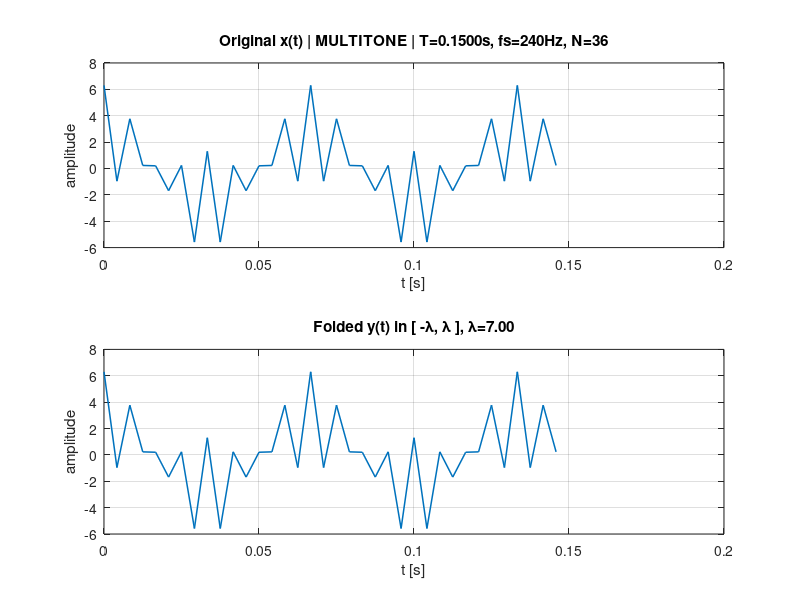
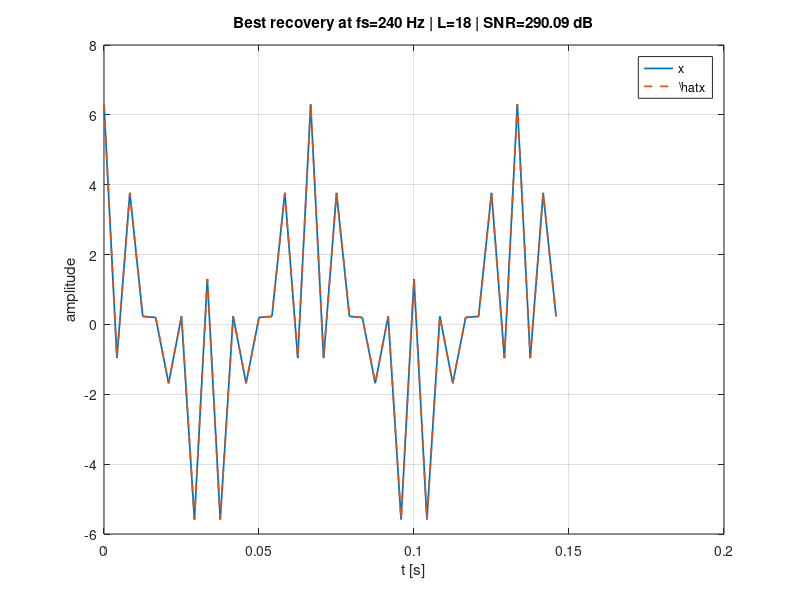
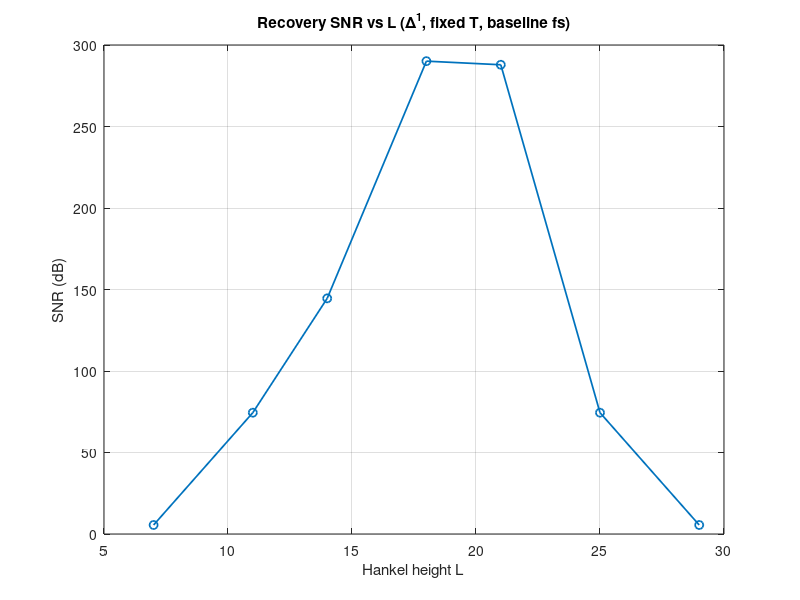

Reproduce these figures in MATLAB, in order. (Note: this script raises an error after producing the figures.)
function demo_unlimited_rpca_fixedT_multitone()
% RPCA recovery under modulo folding with fixed duration T.
rng(0);

%% -------- 0) User params (edit here) --------
T        = 0.15;        % total duration [s] (fixed)
fs0      = 240;        % baseline sampling rate [Hz]
lambda   = 7.0;         % folding threshold (range [-lambda,lambda])

% ===== Pick exactly one =====
% Option A: explicit multitone (YOU set freqs/amps/phis)
signal.type  = 'multitone';
signal.freqs = [120 225 330];           % Hz  (edit me)
signal.amps  = [2.0  2.5 1.8];         %     (edit me)
signal.phis  = pi*[0 0 0];       % rad (edit me)

% Option B: random multitone (uncomment to use)
% signal.type     = 'multitone_random';
% signal.K        = 6;               % number of tones
% signal.f_range  = [50 350];        % Hz
% signal.a_range  = [0.4 1.5];       % amplitudes
% signal.phi_mode = 'uniform';       % 'uniform' or 'zero'
% signal.min_df   = 10;              % min spacing in Hz (optional)

% For other built-ins, you can still choose:
% 'mono','dual','multitone5','multitone7','am','fm','chirp','damped',
% 'trend_plus_tone','piecewise_constant','square_bandlimited','spikes_plus_tone'
% (Those branches remain available; see make_signal)

% Common tone params (used by some built-ins)
signal.A1=2.0; signal.f1=120; signal.phi1=0.30*pi;
signal.A2=1.2; signal.f2=300; signal.phi2=-0.55*pi;

% Extra params (used by certain types)
signal.am_m   = 0.6;   signal.am_fm = 20;
signal.fm_beta= 0.7;   signal.fm_fm = 18;
signal.chirp_f0 = 60;  signal.chirp_B = 240;
signal.damp_rho = 0.997;
signal.trend_c1 = 0.5; signal.trend_c2 = 0.0;
signal.square_f0 = 60; signal.square_K = 9;
signal.spike_ct = 10;

% RPCA/IALM options
opts = struct('tol',1e-7,'max_iter',1000,'verbose',1);

%% -------- 1) Baseline at fs0 --------
N0 = max(8, round(T*fs0));
t0 = (0:N0-1)/fs0;

[x0, meta0] = make_signal(t0, signal, fs0);
dord = meta0.diff_order; if isempty(dord), dord = 1; end

% Fold
y0 = fold_centered(x0, lambda);

% Show original vs folded
figure('Name','Original vs Folded (fixed T)','Color','w');
subplot(2,1,1); plot(t0, x0, 'LineWidth',1.1); grid on;
title(sprintf('Original x(t) | %s | T=%.4fs, fs=%.0fHz, N=%d', ...
      upper(signal.type), T, fs0, N0));
xlabel('t [s]'); ylabel('amplitude');
subplot(2,1,2); plot(t0, y0, 'LineWidth',1.1); grid on;
title(sprintf('Folded y(t) in [ -\\lambda, \\lambda ], \\lambda=%.2f', lambda));
xlabel('t [s]'); ylabel('amplitude');

% Wrap density diag
ktrue0 = round((x0 - y0)/(2*lambda));
wraps0 = find(diff(ktrue0)~=0);
fprintf('[BASE] wraps=%d  (%.2f%% of samples)\n', numel(wraps0), 100*numel(wraps0)/N0);

%% -------- 2) Hankel on Δ^d y + RPCA at fs0 (L sweep) --------
D_y0  = apply_diff(y0, dord);
m0    = numel(D_y0);
r_est = meta0.r_est; if isempty(r_est), r_est = estimate_rank_from_dx(D_y0); end
[L_list0, L_feasible] = pick_L_list(m0, r_est);
if ~L_feasible
    warning('Not enough samples at baseline: m=%d, r_est=%d. Skipping RPCA.', m0, r_est);
else
    snr_list = nan(size(L_list0));
    best = struct('snr', -inf);

    fprintf('\n--- RPCA on Hankel(Δ^%d y) at fs0: sweeping feasible L ---\n', dord);
    for ii=1:numel(L_list0)
        L = L_list0(ii);
        H = hankel_from_vector(D_y0, L);

        % Normalize to stabilize PCP
        scaleH = median(abs(H(:)) + eps);
        Hn = H / scaleH;

        % PCP
        lam_pcp = 1/sqrt(max(size(Hn)));
        [HLn, ~, out] = rpca_pcp(Hn, lam_pcp, opts);
        HL = HLn * scaleH;

        % Back to signal
        D_hat = dehankel_to_vector(HL);
        x_hat = integrate_from_diffs(y0, D_hat, dord);
        kstar = median( round( (x_hat - y0)/(2*lambda) ) );
        x_hat = x_hat - 2*lambda*kstar;

        % Quality
        snr_list(ii) = 20*log10( max(norm(x0),eps) / max(norm(x0 - x_hat),eps) );
        fprintf('  L=%3d | %dx%d | relres=%.2e | SNR=%.2f dB\n', ...
                L, size(H,1), size(H,2), out.relres, snr_list(ii));

        if snr_list(ii) > best.snr
            best = struct('L',L,'x_hat',x_hat,'D_hat',D_hat,'HL',HL,'snr',snr_list(ii));
        end
    end

    % Plots
    figure('Name','Recovery at fs0 (best L)','Color','w');
    plot(t0, x0, 'LineWidth',1.25); hold on;
    plot(t0, best.x_hat, '--', 'LineWidth',1.25); grid on;
    xlabel('t [s]'); ylabel('amplitude');
    title(sprintf('Best recovery at fs=%.0f Hz | L=%d | SNR=%.2f dB', fs0, best.L, best.snr));
    legend('x','\hat{x}','Location','best');

    if numel(L_list0)>1
        figure('Name','Effect of Hankel height (fs0)','Color','w');
        plot(L_list0, snr_list, 'o-','LineWidth',1.25); grid on;
        xlabel('Hankel height L'); ylabel('SNR (dB)');
        title(sprintf('Recovery SNR vs L (Δ^%d, fixed T, baseline fs)', dord));
    end
end

%% -------- 3) Sweep fs with fixed T (N varies; tiny-N OK) --------
fs_min = 240; fs_max = 2e4; npts = 200;
fs_vec = round(logspace(log10(fs_min), log10(fs_max), npts));

err_rel = nan(size(fs_vec));
snr_db  = nan(size(fs_vec));
wrap_pct = nan(size(fs_vec));

fprintf('\n--- Sweep fs with fixed T=%.4fs (tiny-N enabled) ---\n', T);
for kk=1:numel(fs_vec)
    fs_k = fs_vec(kk);
    N_k  = max(8, round(T*fs_k));
    t_k  = (0:N_k-1)/fs_k;

    % signal at fs_k
    [x_k, meta_k] = make_signal(t_k, signal, fs_k);
    dord_k = meta_k.diff_order; if isempty(dord_k), dord_k = 1; end

    % fold
    y_k = fold_centered(x_k, lambda);

    % wrap density
    ktrue_k = round((x_k - y_k)/(2*lambda));
    wraps_k = find(diff(ktrue_k)~=0);
    wrap_pct(kk) = 100*numel(wraps_k)/N_k;

    % Hankel(Δ^d y) with feasible L
    D_yk = apply_diff(y_k, dord_k);
    m_k  = numel(D_yk);

    r_est_k = meta_k.r_est; if isempty(r_est_k), r_est_k = estimate_rank_from_dx(D_yk); end
    [L_listk, feasible] = pick_L_list(m_k, r_est_k);
    if ~feasible, continue; end

    L_k = L_listk(round(numel(L_listk)/2)); % near-balanced feasible
    H_k = hankel_from_vector(D_yk, L_k);
    scaleH = median(abs(H_k(:)) + eps);
    Hn_k = H_k / scaleH;

    lam_pcp = 1/sqrt(max(size(Hn_k)));
    [HLn_k, ~, outk] = rpca_pcp(Hn_k, lam_pcp, opts); 
    HL_k = HLn_k * scaleH;

    D_hat_k = dehankel_to_vector(HL_k);
    x_hat_k = integrate_from_diffs(y_k, D_hat_k, dord_k);
    kstar_k = median( round( (x_hat_k - y_k)/(2*lambda) ) );
    x_hat_k = x_hat_k - 2*lambda*kstar_k;

    err_rel(kk) = norm(x_k - x_hat_k) / max(norm(x_k), eps);
    snr_db(kk)  = 20*log10( max(norm(x_k),eps) / max(norm(x_k - x_hat_k),eps) );
end

% Plots
figure('Name','Error vs Sampling (fixed T, tiny-N OK)','Color','w');
subplot(1,2,1);
semilogx(fs_vec, err_rel, 'o-','LineWidth',1.25); grid on; hold on;
yyaxis right; semilogx(fs_vec, wrap_pct, 's--','LineWidth',1.1);
ylabel('Wrap density (%)');
yyaxis left; xlabel('Sampling frequency f_s (Hz)');
ylabel('Relative error  ||x-\hat{x}||/||x||');
title(sprintf('Fixed T=%.4fs: error & wrap density vs f_s (%s)', T, signal.type));
legend('Rel. error','Wrap density','Location','best');

subplot(1,2,2);
semilogx(fs_vec, snr_db, 'o-','LineWidth',1.25); grid on;
xlabel('Sampling frequency f_s (Hz)');
ylabel('SNR (dB)');
title('Fixed T: recovery SNR vs f_s');

%% -------- Find fs where error < 0.05% and report wrap density ----------
target_err = 5e-4;   % 0.05%
valid = ~isnan(err_rel);
candidates = find(valid & err_rel <= target_err);

if isempty(candidates)
    fprintf('[TARGET] No fs in the current sweep met rel. error < %.4g.\n', target_err);
else
    [~, idx_in_candidates_sorted] = min(fs_vec(candidates));
    idx_star = candidates(idx_in_candidates_sorted);
    fs_star   = fs_vec(idx_star);
    err_star  = err_rel(idx_star);
    snr_star  = snr_db(idx_star);
    wrap_star = wrap_pct(idx_star);
    N_star    = round(T * fs_star);
    fprintf('[TARGET] rel. error %.4g at fs = %.0f Hz (N = %d)\n', err_star, fs_star, N_star);
    fprintf('         Wrap density: %.2f%%   |   SNR: %.2f dB   |   type: %s\n', ...
            wrap_star, snr_star, signal.type);
end


%% ================= helpers =================
function y = fold_centered(x, lambda)
    y = mod(x + lambda, 2*lambda) - lambda;
end

function D = apply_diff(x, order)
    if isempty(order), order = 1; end
    if order==1
        D = diff(x);
    elseif order==2
        D = diff(diff(x));
    else
        error('Only order 1 or 2 supported.');
    end
end

function x_hat = integrate_from_diffs(y, D_hat, order)
    if order==1
        x_hat = [y(1), y(1) + cumsum(D_hat)];
    else
        d1 = [D_hat(1), cumsum(D_hat)];
        x_hat = [y(1), y(1) + cumsum(d1)];
    end
end

function H = hankel_from_vector(v, L)
    N = numel(v); M = N - L + 1;
    if M <= 0, error('Hankel height L too large for length %d.', N); end
    H = hankel(v(1:L), v(L:N));
end

function v = dehankel_to_vector(H)
    [L,M] = size(H); Lm = L + M - 1;
    v = zeros(1, Lm); c = zeros(1, Lm);
    for i=1:L
        for j=1:M
            k=i+j-1; v(k)=v(k)+H(i,j); c(k)=c(k)+1;
        end
    end
    v = v ./ c;
end

% ---------- RPCA (PCP via IALM) ----------
function [L,S,out] = rpca_pcp(M, lambda, opts)
    if ~isfloat(M), M = double(M); end
    [m,n] = size(M);
    if ~exist('lambda','var') || isempty(lambda), lambda = 1/sqrt(max(m,n)); end
    if ~exist('opts','var') || isempty(opts), opts = struct(); end
    tol = get_opt(opts,'tol',1e-7); max_iter = get_opt(opts,'max_iter',1000);
    verbose = get_opt(opts,'verbose',1); mu = get_opt(opts,'mu',[]);
    mu_factor = get_opt(opts,'mu_factor',1.5); mu_max = get_opt(opts,'mu_max',1e7);

    normM = norm(M,'fro'); 
    if normM==0, L=zeros(m,n); S=zeros(m,n);
        out=struct('iter',0,'relres',0,'obj',0,'rankL',0,'nnzS',0); return; end
    if isempty(mu)
        try smax = svds(M,1); catch, smax = norm(M,2); end
        mu = 1.25 / max(smax, eps);
    end

    L=zeros(m,n); S=zeros(m,n); Y = M / max(norm(M,2), eps);
    relres=inf; k=0; r=0; obj=NaN;
    if verbose
        fprintf('RPCA-PCP: lambda=%.3g, tol=%.1e\n', lambda, tol);
        fprintf('%5s  %10s  %10s  %8s  %8s  %8s\n','iter','relres','obj','rank(L)','nnz(S)','mu');
    end

    while (relres>tol) && (k<max_iter)
        k=k+1;
        W = M - S + (1/mu)*Y;
        [U,Sig,V]=svd(W,'econ');
        s = diag(Sig); s_shr = max(s - 1/mu, 0); r = nnz(s_shr>0);
        if r>0, L = U(:,1:r)*diag(s_shr(1:r))*V(:,1:r)'; else, L=zeros(m,n); end

        T = M - L + (1/mu)*Y;
        S = sign(T).*max(abs(T) - lambda/mu, 0);

        Z = M - L - S; Y = Y + mu*Z;
        relres = norm(Z,'fro')/normM;
        obj = sum(s_shr) + lambda*sum(abs(S(:)));
        if verbose && (mod(k,10)==0 || k==1)
            fprintf('%5d  %10.3e  %10.4e  %8d  %8d  %8.2e\n',k,relres,obj,r,nnz(S),mu);
        end
        mu = min(mu*mu_factor, mu_max);
    end
    if verbose
        fprintf('Done in %d iters, relres=%.3e, rank(L)=%d, nnz(S)=%d\n',k,relres,r,nnz(S));
    end
    out = struct('iter',k,'relres',relres,'obj',obj,'rankL',r,'nnzS',nnz(S));
end

function v = get_opt(opts, field, defaultv)
    if isfield(opts,field) && ~isempty(opts.(field)), v = opts.(field); else, v = defaultv; end
end

% ---- feasible Hankel heights for m = length(Δ^d y) ----
function [L_list, feasible] = pick_L_list(m, r_est)
    if isempty(r_est), r_est = 2; end
    Lmin = max(2, r_est+1);
    Lmax = m - Lmin + 1;
    feasible = (Lmax >= Lmin);
    if ~feasible, L_list = []; return; end
    cand = unique(round([0.3 0.4 0.5 0.6 0.7]*m));
    cand = cand(cand >= Lmin & cand <= Lmax);
    if isempty(cand), cand = floor((Lmin + Lmax)/2); end
    L_list = unique([Lmin, cand, Lmax]);
end

% ---- rank estimate from Hankel of Δx (or Δ²x) ----
function r_est = estimate_rank_from_dx(Dx)
    m = numel(Dx); if m < 8, r_est = 2; return; end
    L = max(4, floor(0.5*m)); H = hankel_from_vector(Dx, L);
    s = svd(H,'econ'); s = s / (s(1)+eps);
    cs = cumsum(s.^2)/sum(s.^2);
    r_est = find(cs>=0.999,1,'first');
    r_est = min(max(r_est,2), 30);
end

% ---- signal generator (now supports explicit & random multitone) ----
function [x, meta] = make_signal(t, P, fs)
    if nargin<3, fs = []; end
    meta = struct('diff_order',1,'r_est',[],'K_eff',[]);
    switch lower(P.type)
        case 'multitone'   % <<< YOU provide freqs/amps/phis
            assert(isfield(P,'freqs')&&isfield(P,'amps')&&isfield(P,'phis'), ...
                'For signal.type="multitone", set fields: freqs, amps, phis (rad).');
            K = numel(P.freqs);
            assert(numel(P.amps)==K && numel(P.phis)==K, 'freqs/amps/phis must match in length.');
            if ~isempty(fs) && any(P.freqs >= fs/2)
                warning('Some freqs exceed Nyquist (fs/2). Consider lowering them or raising fs.');
            end
            x = zeros(size(t));
            for k=1:K
                x = x + P.amps(k)*cos(2*pi*P.freqs(k)*t + P.phis(k));
            end
            meta.K_eff = K; meta.r_est = 2*K; meta.diff_order = 1;

        case 'multitone_random'
            assert(isfield(P,'K')&&isfield(P,'f_range')&&isfield(P,'a_range'), ...
                'Need fields: K, f_range [Hz], a_range.');
            K = P.K;
            fr = P.f_range; ar = P.a_range;
            if fr(1) <= 0, fr(1)=1; end
            if ~isempty(fs), fr(2) = min(fr(2), 0.49*fs); end
            f = sort(fr(1) + (fr(2)-fr(1))*rand(1,K));
            if isfield(P,'min_df') && P.min_df>0
                % greedy enforce min spacing
                for i=2:K
                    if f(i)-f(i-1) < P.min_df
                        f(i) = f(i-1)+P.min_df;
                    end
                end
                if ~isempty(fs)
                    f(f>=0.49*fs) = 0.49*fs - 1;
                end
            end
            a = ar(1) + (ar(2)-ar(1))*rand(1,K);
            if isfield(P,'phi_mode') && strcmpi(P.phi_mode,'zero')
                ph = zeros(1,K);
            else
                ph = 2*pi*rand(1,K);
            end
            x = zeros(size(t));
            for k=1:K
                x = x + a(k)*cos(2*pi*f(k)*t + ph(k));
            end
            meta.K_eff = K; meta.r_est = 2*K; meta.diff_order = 1;

        % --- other prebuilt cases remain available (same as before) ---
        case 'mono'
            x = P.A1*cos(2*pi*P.f1*t + P.phi1);
            meta.K_eff=1; meta.r_est=2;
        case 'dual'
            x = P.A1*cos(2*pi*P.f1*t + P.phi1) + P.A2*cos(2*pi*P.f2*t + P.phi2);
            meta.K_eff=2; meta.r_est=4;
        case 'multitone5'
            freqs = [60 90 120 180 300]; amps=[1.0 0.8 1.5 0.7 1.2]; phis=pi*[0 0.1 0.3 -0.2 0.5];
            x = zeros(size(t)); for k=1:numel(freqs), x = x + amps(k)*cos(2*pi*freqs(k)*t + phis(k)); end
            meta.K_eff=5; meta.r_est=10;
        case 'multitone7'
            freqs=[50 80 110 140 200 260 330]; amps=[0.9 0.7 1.2 0.8 1.0 0.6 0.5]; phis=pi*[0.2 0 0.3 -0.4 0.1 -0.2 0.5];
            x = zeros(size(t)); for k=1:numel(freqs), x = x + amps(k)*cos(2*pi*freqs(k)*t + phis(k)); end
            meta.K_eff=7; meta.r_est=14;
        case 'am'
            x = (1 + P.am_m*cos(2*pi*P.am_fm*t)) .* cos(2*pi*P.f1*t + P.phi1);
            meta.K_eff=3; meta.r_est=6;
        case 'fm'
            x = cos(2*pi*P.f1*t + P.fm_beta*sin(2*pi*P.fm_fm*t));
        case 'chirp'
            alpha = P.chirp_B / (t(end)-t(1)+eps);
            x = cos(2*pi*(P.chirp_f0*t + 0.5*alpha*t.^2));
        case 'damped'
            n = 0:numel(t)-1; x = P.A1*(P.damp_rho.^n).*cos(2*pi*P.f1*t + P.phi1);
            meta.K_eff=1; meta.r_est=2;
        case 'trend_plus_tone'
            trend = P.trend_c1*t + P.trend_c2*t.^2;
            x = trend + P.A1*cos(2*pi*P.f1*t + P.phi1);
            meta.diff_order = 2; % use Δ²
        case 'piecewise_constant'
            x = zeros(size(t));
            x(t>0.2*max(t) & t<=0.5*max(t)) = 0.8; x(t>0.7*max(t)) = 0.3;
            meta.K_eff=1; meta.r_est=2;
        case 'square_bandlimited'
            x = zeros(size(t)); f0=P.square_f0; K=P.square_K;
            for k=1:K, n=2*k-1; x = x + (4/pi)*(1/n)*sin(2*pi*n*f0*t); end
            meta.K_eff=K; meta.r_est=min(2*K,20);
        case 'spikes_plus_tone'
            x = 0.8*cos(2*pi*P.f1*t + P.phi1);
            idx = randperm(numel(t), min(P.spike_ct, numel(t)));
            x(idx) = x(idx) + 2.5*sign(randn(size(idx)));
            meta.K_eff=1; meta.r_est=2;
        otherwise
            error('Unknown signal.type: %s', P.type);
    end

    % If rank not set for complex models (FM/chirp), leave empty -> estimated later
    if any(strcmpi(P.type, {'fm','chirp'}))
        meta.r_est = [];
    end
    end
end 
